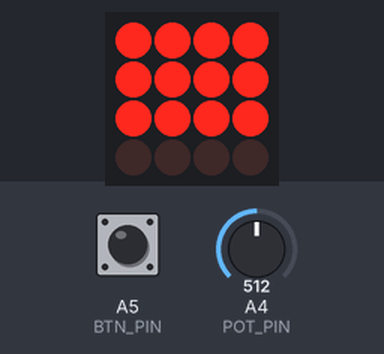
The sketch below on a simulated Arduino Uno, built with avr-gcc and run on an emulated ATmega328P. On the bench: 4×4 LED matrix. Wiring (inferred from the names in the program): LED matrix (orientation assumed): rows pin 3, pin 5, pin 10, pin 8; columns pin 2, pin 4, pin 7, pin 11. The inputs (shaded band) are chosen by the test bench; at power-on: A4 (POT_PIN) = 512, A5 (BTN_PIN) HIGH.

Above: at 0.1 s.
At 4.1 s:
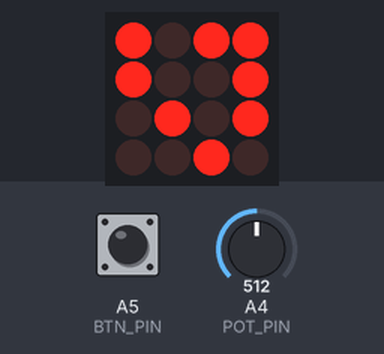
At 9.1 s:
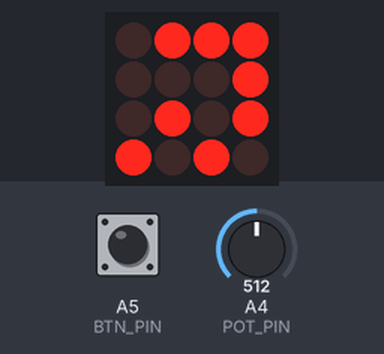
At 18.1 s:
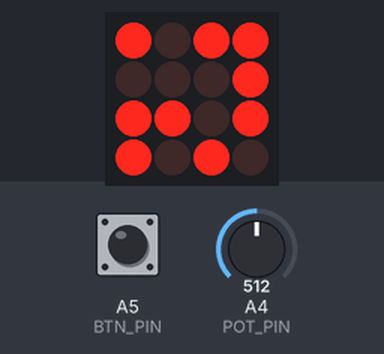
At 28.1 s:
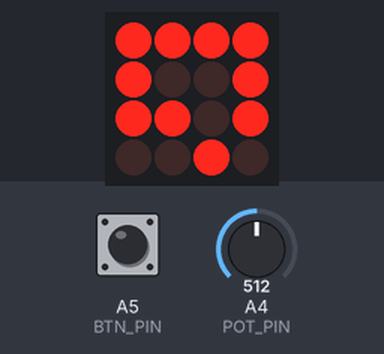
At 38.1 s:
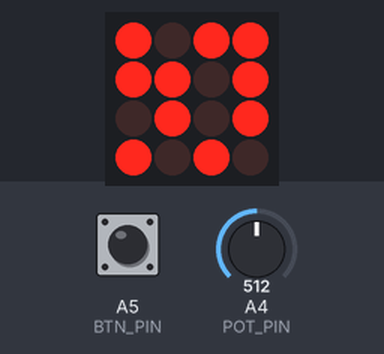

Measured:
- what the display in image 0 shows lasts 1.1 s, from 0.0 s to 1.1 s

The sketch:

binary-clock.ino
```cpp
#include <EEPROM.h>

#define NUM_SAMPLES 10
#define DEBOUNCE_DELAY 50

#define MATRIX_SIZE 4
#define BTN_PIN A5
#define POT_PIN A4


/** variables et fonctions **/

/* broches */
const uint8_t row_pins[MATRIX_SIZE] = {3, 5, 10, 11};
const uint8_t col_pins[MATRIX_SIZE] = {2, 4,  7,  8};

/* ordonnancement de l'horloge et des tâches avec le bouton/potentiomètre */
static int clock_ints[3] = {7, 49, 01};

static unsigned long last_clock_upd = 0;
static unsigned long last_if_upd = 0;

static uint8_t brightness = 255;
static bool led_state = 1;

/* la matrice comme elle apparaît sur l'appareil */
static bool matrix[MATRIX_SIZE][MATRIX_SIZE] =
{
  {1, 1,
   1, 1},
  {1,  1, 1,
   1},{1, 1,
   1,  1,},{1,
   1,  1,   1}
};

/* chaque colonne physique de DEL avec les bits correspondants (utilisé dans le placement des numbres dans la matrice) en ordre croissant
   ligne, colonne */
static const int8_t led_bitmap_h[4][2] {
  {0, 3}, {2, 3}, {1, 3}, {3, 3}
};

static const int8_t led_bitmap_m[6][2] {
  {2, 1}, {1, 2}, {3, 1}, {2, 2}, {0, 2}, {3, 2}
};

static const int8_t led_bitmap_s[6][2] {
  {0, 0}, {3, 0}, {1, 0}, {0, 1}, {2, 0}, {1, 1}
};

/* intéractions avec les interfaces électroniques */
bool read_btn(void);
int read_brightness(void);
void set_led(int pin);
void init_pins(void);

/* calcul de temps */
void set_clock(void); /* marquer le temps du début par communication avec l'ordinateur*/
void increment(int *clock);                /* incrémenter l'horloge */
void display_clock(void);            /* montrer l'horloge */
void n_to_mx(int clock[3], bool matrix[MATRIX_SIZE][MATRIX_SIZE]);

/** définitions **/

/* lire le potentiomètre en tentant d'éliminer les imperfections */
/* lecture exponentielle */
int read_brightness(void)
{
  static float filtered = 0;

  int16_t raw = analogRead(POT_PIN);

  float alpha = 0.1;  // contrôle du niveau de lissage exponentiel
  filtered = alpha * raw + (1 - alpha) * filtered;

  return (int)(filtered / 4);
}

/* lire le bouton interrupteur avec une fonctionnalité debounce */
bool read_btn(void)
{
  static bool state = false;
  static unsigned long last_debounce = 0;
  static bool last_btn_state = LOW;

  bool reading = digitalRead(BTN_PIN);

  if (reading != last_btn_state)
    last_debounce = millis();

  if ((millis() - last_debounce) > DEBOUNCE_DELAY)
    if (last_btn_state == HIGH && reading == LOW)
      state == !state;

  last_btn_state = reading;
  return state;
}

/* convertir un entier en un tableau de bits */
void n_to_bits(int value, byte *array, int size)
{
  for (int i = 0; i < size; i++)
    array[i] = (value >> i) & 1;
}

/* convertir les valeurs numériques en binaire pour les montrer sur la matrice */
void n_to_mx(int clock[3], bool matrix[MATRIX_SIZE][MATRIX_SIZE])
{
  int8_t row, col;
  byte heures[4], minutes[6], secondes[6];
  n_to_bits(clock[0], heures, 4);
  n_to_bits(clock[1], minutes, 6);
  n_to_bits(clock[2], secondes, 6);

  for (int i = 0; i < 4; i++) {
    row = led_bitmap_h[i][0];
    col = led_bitmap_h[i][1];
    matrix[row][col] = heures[i] ? (bool)(1) : (bool)(0);
  }
  for (int i = 0; i < 6; i++) {
    matrix[led_bitmap_m[i][0]][led_bitmap_m[i][1]] = minutes[i];
    matrix[led_bitmap_s[i][0]][led_bitmap_s[i][1]] = secondes[i];
  }
}

/* initialiser touches les broches nécessaires */
void init_pins(void)
{
  for (int i = 0; i < MATRIX_SIZE; i++) {
    pinMode(row_pins[i], OUTPUT);
    pinMode(col_pins[i], OUTPUT);
  }
  pinMode(BTN_PIN, INPUT_PULLUP);
  pinMode(POT_PIN, INPUT_PULLUP);
}

void increment(int *clock)
{
  if (clock[2] == 59) { /* secondes*/
    if (clock[1] == 59) /* minutes */
      clock[0] = (clock[0] + 1) % 12; /* heures*/
    clock[1] = (clock[1] + 1) % 60;
  }
  clock[2] = (clock[2] + 1) % 60;
}

void set_clock()
{
  int cur_time ;
  if (Serial.available()) {
    cur_time = Serial.parseInt();
  }
  clock_ints[0] = (cur_time / 3600) % 24;
  clock_ints[1] = (cur_time / 60) % 60;
  clock_ints[2] = (cur_time % 60);
}

void setup()
{
  init_pins();

  Serial.begin(9600);
  unsigned long timeout_time = millis();
//  set_clock();
}

void display_clock(bool matrix[MATRIX_SIZE][MATRIX_SIZE])
{
  /* On parcourt la matrice par ligne */
  for (int row = 0; row < MATRIX_SIZE; row++) {
    /* éteindre les lignes d'abord */
    for (int r = 0; r < MATRIX_SIZE; r++)
      digitalWrite(row_pins[r], LOW);

    /* activer les colonnes dont on a besoin */
    for (int col = 0; col < 4; col++)
      digitalWrite(col_pins[col], matrix[row][col] ? LOW : HIGH);

    /* activer la ligne */
    digitalWrite(row_pins[row], HIGH);

    delay(2);
  }
}

void loop()
{
  /* ordonnancement */
  unsigned long now = millis();

  if (millis() - last_clock_upd >= 1000) {
    last_clock_upd = millis();
    increment(clock_ints);
    n_to_mx(clock_ints, matrix);

  }

  if (millis() - last_if_upd >= 3) {
    last_if_upd = millis();

    led_state = read_btn();
    brightness = read_brightness();
  }
  display_clock(matrix);

}
```
